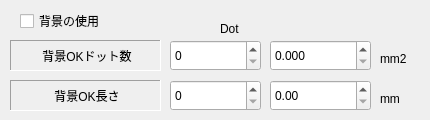
   <widget class="QWidget" name="tab">
    <attribute name="title">
     <string>検出</string>
    </attribute>
    <widget class="QLabel" name="label_77">
     <property name="geometry">
      <rect>
       <x>220</x>
       <y>20</y>
       <width>61</width>
       <height>18</height>
      </rect>
     </property>
     <property name="text">
      <string>Dot</string>
     </property>
    </widget>
    <widget class="QLabel" name="label_78">
     <property name="geometry">
      <rect>
       <x>10</x>
       <y>40</y>
       <width>151</width>
       <height>31</height>
      </rect>
     </property>
     <property name="frameShape">
      <enum>QFrame::Panel</enum>
     </property>
     <property name="frameShadow">
      <enum>QFrame::Sunken</enum>
     </property>
     <property name="text">
      <string>背景OKドット数</string>
     </property>
     <property name="alignment">
      <set>Qt::AlignCenter|Qt::AlignHCenter|Qt::AlignLeading|Qt::AlignLeft|Qt::AlignVCenter</set>
     </property>
    </widget>
    <widget class="QSpinBox" name="EditBackGroundOKDot">
     <property name="geometry">
      <rect>
       <x>170</x>
       <y>40</y>
       <width>91</width>
       <height>31</height>
      </rect>
     </property>
     <property name="maximum">
      <number>99999999</number>
     </property>
    </widget>
    <widget class="QSpinBox" name="EditBackGroundOKLength">
     <property name="geometry">
      <rect>
       <x>170</x>
       <y>80</y>
       <width>91</width>
       <height>31</height>
      </rect>
     </property>
     <property name="maximum">
      <number>99999999</number>
     </property>
    </widget>
    <widget class="QLabel" name="label_79">
     <property name="geometry">
      <rect>
       <x>380</x>
       <y>90</y>
       <width>41</width>
       <height>18</height>
      </rect>
     </property>
     <property name="text">
      <string>mm</string>
     </property>
    </widget>
    <widget class="QLabel" name="label_80">
     <property name="geometry">
      <rect>
       <x>10</x>
       <y>80</y>
       <width>151</width>
       <height>31</height>
      </rect>
     </property>
     <property name="frameShape">
      <enum>QFrame::Panel</enum>
     </property>
     <property name="frameShadow">
      <enum>QFrame::Sunken</enum>
     </property>
     <property name="text">
      <string>背景OK長さ</string>
     </property>
     <property name="alignment">
      <set>Qt::AlignCenter|Qt::AlignHCenter|Qt::AlignLeading|Qt::AlignLeft|Qt::AlignVCenter</set>
     </property>
    </widget>
    <widget class="QDoubleSpinBox" name="doubleSpinBoxBackGroundOKDotMM">
     <property name="geometry">
      <rect>
       <x>270</x>
       <y>40</y>
       <width>101</width>
       <height>31</height>
      </rect>
     </property>
     <property name="decimals">
      <number>3</number>
     </property>
     <property name="maximum">
      <double>99999999.000000000000000</double>
     </property>
     <property name="singleStep">
      <double>0.100000000000000</double>
     </property>
    </widget>
    <widget class="QDoubleSpinBox" name="doubleSpinBoxBackGroundOKLengthMM">
     <property name="geometry">
      <rect>
       <x>270</x>
       <y>80</y>
       <width>101</width>
       <height>31</height>
      </rect>
     </property>
     <property name="maximum">
      <double>99999999.000000000000000</double>
     </property>
    </widget>
    <widget class="QLabel" name="label_82">
     <property name="geometry">
      <rect>
       <x>380</x>
       <y>50</y>
       <width>41</width>
       <height>18</height>
      </rect>
     </property>
     <property name="text">
      <string>mm2</string>
     </property>
    </widget>
    <widget class="QCheckBox" name="checkBoxUseBackGround">
     <property name="geometry">
      <rect>
       <x>20</x>
       <y>10</y>
       <width>131</width>
       <height>22</height>
      </rect>
     </property>
     <property name="text">
      <string>背景の使用</string>
     </property>
    </widget>
   </widget>
